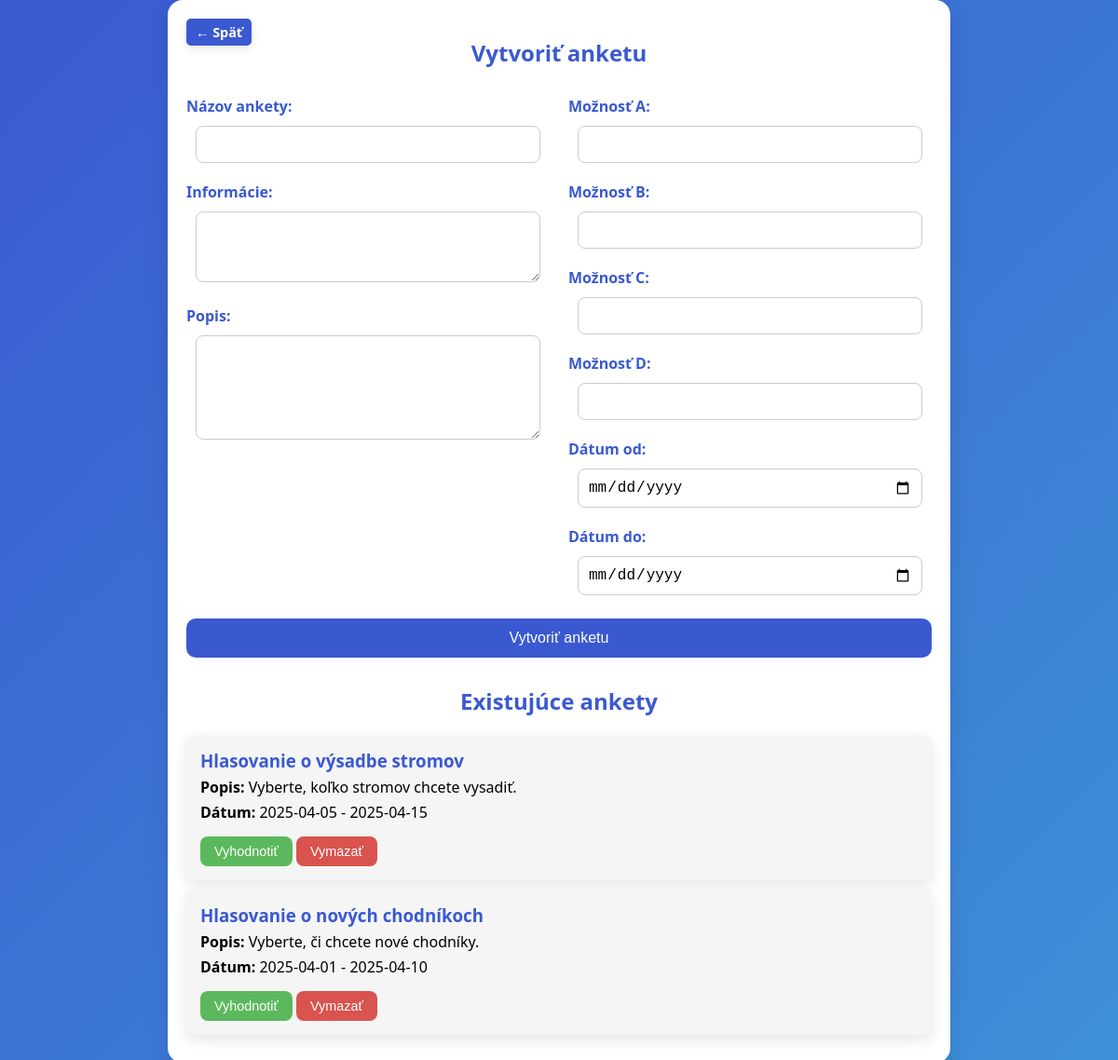
Page /cabinet/votingcreate.php on the earlier database version.
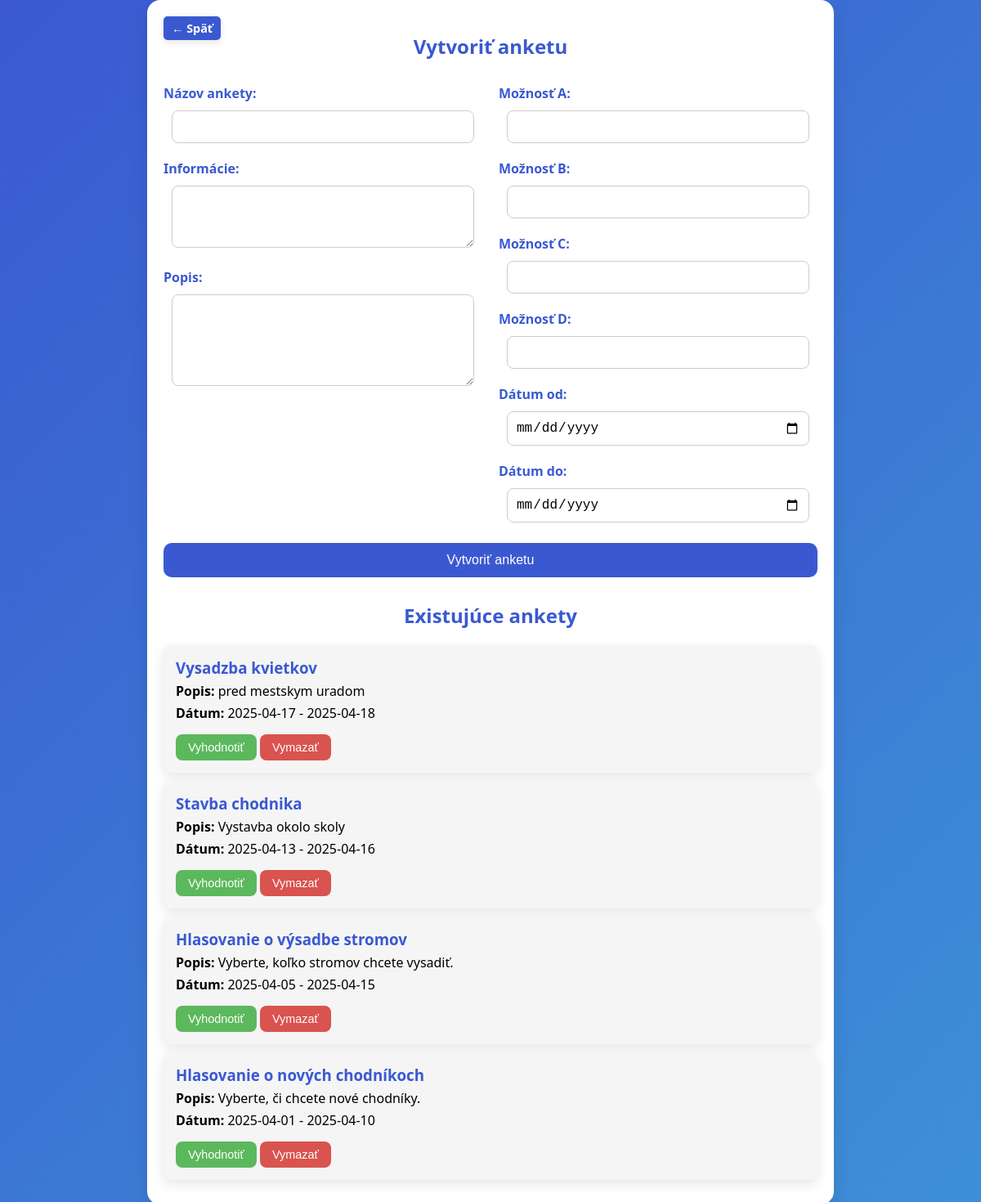
Same page on the later database version.
### tables this page shows
CREATE TABLE `hlasovanie` (
  `id` int(11) NOT NULL,
  `nazov` varchar(255) NOT NULL,
  `info` text DEFAULT NULL,
  `popis` text DEFAULT NULL,
  `obrazok` longblob DEFAULT NULL,
  `moznost1` varchar(255) DEFAULT NULL,
  `moznost2` varchar(255) DEFAULT NULL,
  `moznost3` varchar(255) DEFAULT NULL,
  `moznost4` varchar(255) DEFAULT NULL,
  `datum_od` date DEFAULT NULL,
  `datum_do` date DEFAULT NULL
);

### cabinet/votingcreate.php (the view, shortened to what this page needs)
<?php
include 'db.php';
$ankety = [];
$result = $conn->query("SELECT * FROM hlasovanie ORDER BY datum_od DESC");
if ($result->num_rows > 0) {
    while ($row = $result->fetch_assoc()) {
        $ankety[] = $row;
    }
}
?>
<!DOCTYPE html>
<html lang="sk">
<head>
</head>
<body>
    <div class="container">
        <a href="cabinet_menu.php" class="back-button">← Späť</a>
        <h2>Vytvoriť anketu</h2>
        <form method="post">
            <div class="form-section">
                <div class="form-left">
                    <label for="nazov">Názov ankety:</label>
                    <input type="text" id="nazov" name="nazov" required>
                    <label for="info">Informácie:</label>
                    <textarea id="info" name="info" rows="3"></textarea>
                    <label for="popis">Popis:</label>
                    <textarea id="popis" name="popis" rows="5"></textarea>
                </div>
                <div class="form-right">
                    <label for="moznost1">Možnosť A:</label>
                    <input type="text" id="moznost1" name="moznost1" required>
                    <label for="moznost2">Možnosť B:</label>
                    <input type="text" id="moznost2" name="moznost2" required>
                    <label for="moznost3">Možnosť C:</label>
                    <input type="text" id="moznost3" name="moznost3">
                    <label for="moznost4">Možnosť D:</label>
                    <input type="text" id="moznost4" name="moznost4">
                    <label for="datum_od">Dátum od:</label>
                    <input type="date" id="datum_od" name="datum_od" required>
                    <label for="datum_do">Dátum do:</label>
                    <input type="date" id="datum_do" name="datum_do" required>
                </div>
            </div>
            <input type="submit" name="create" value="Vytvoriť anketu">
        </form>
        <div class="ankety-list">
            <h2>Existujúce ankety</h2>
            <?php foreach ($ankety as $anketa): ?>
                <div class="anketa">
                    <h3><?= htmlspecialchars($anketa['nazov']) ?></h3>
                    <p><strong>Popis:</strong> <?= htmlspecialchars($anketa['popis']) ?></p>
                    <p><strong>Dátum:</strong> <?= htmlspecialchars($anketa['datum_od']) ?> - <?= htmlspecialchars($anketa['datum_do']) ?></p>
                    <form method="post" style="display: inline;">
                        <button type="submit" name="evaluate" class="evaluate-button">Vyhodnotiť</button>
                    </form>
                    <form method="post" style="display: inline;">
                        <button type="submit" name="delete" class="delete-button">Vymazať</button>
                    </form>
                </div>
            <?php endforeach; ?>
        </div>
    </div>
</body>
</html>

Differences in the rows shown:
added hlasovanie: nazov "Vysadzba kvietkov", popis "pred mestskym uradom", datum_od "2025-04-17", datum_do "2025-04-18"
added hlasovanie: nazov "Stavba chodnika", popis "Vystavba okolo skoly", datum_od "2025-04-13", datum_do "2025-04-16"
